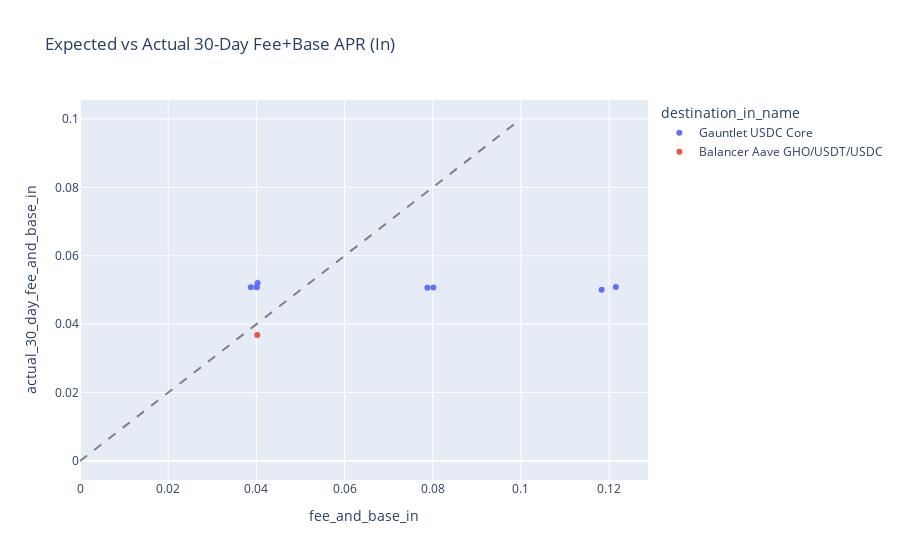
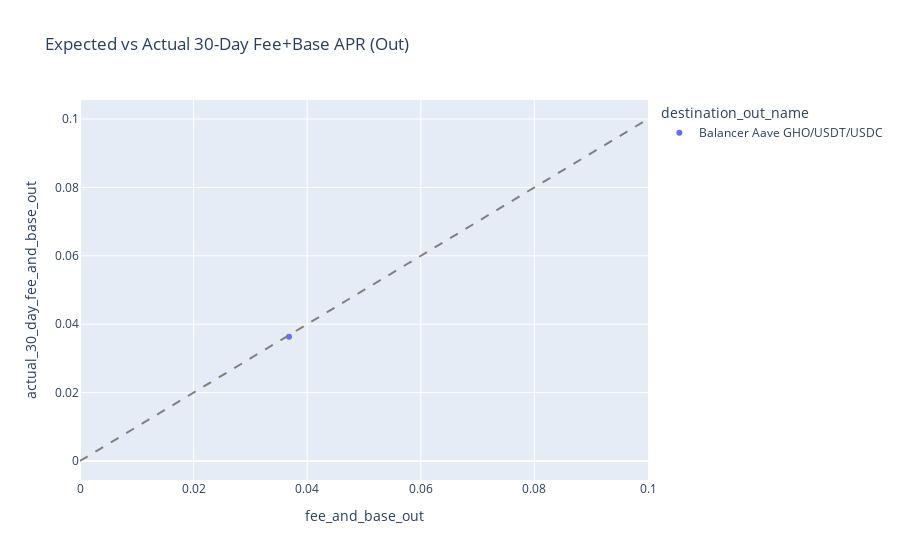
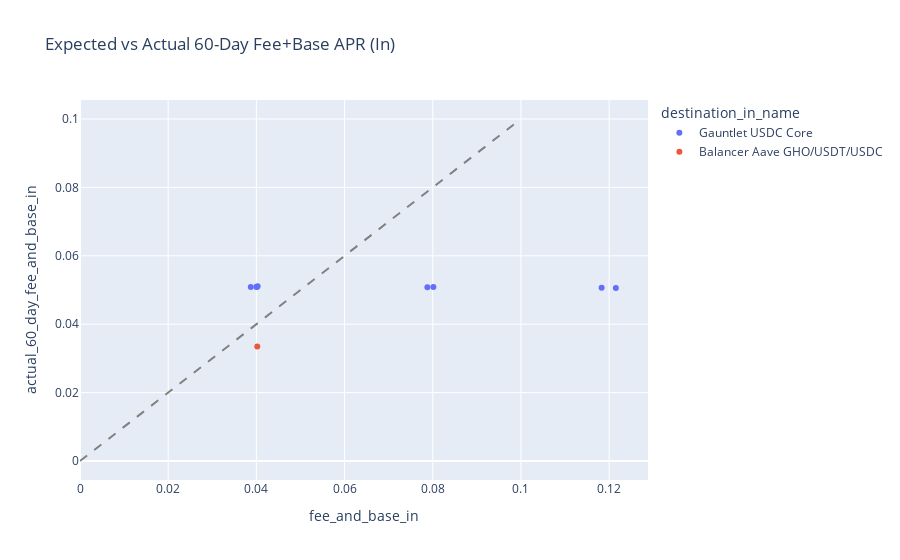
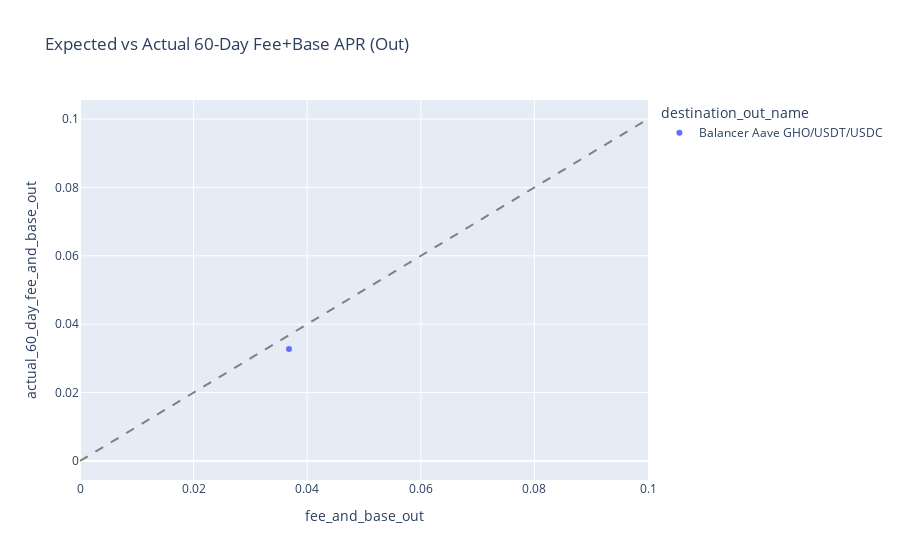

Here is the notebook cell these charts were saved with, in order:
### Code cell
# Create scatter plots for both 30-day and 60-day comparisons
for period in ["30_day", "60_day"]:
    # Plot for "in" destinations
    fig_in = px.scatter(
        df,
        x=f"fee_and_base_in",
        y=f"actual_{period}_fee_and_base_in",
        color="destination_in_name",
        title=f"Expected vs Actual {period.replace('_', '-').title()} Fee+Base APR (In)",
    )
    fig_in.add_trace(
        px.line(x=[0, 0.1], y=[0, 0.1]).data[0].update(line=dict(dash="dash", color="gray"), showlegend=False)
    )
    fig_in.show()

    # Plot for "out" destinations (only if fee_and_base_out exists)
    df_with_out = df.dropna(subset=["fee_and_base_out"])
    if len(df_with_out) > 0:
        fig_out = px.scatter(
            df_with_out,
            x=f"fee_and_base_out",
            y=f"actual_{period}_fee_and_base_out",
            color="destination_out_name",
            title=f"Expected vs Actual {period.replace('_', '-').title()} Fee+Base APR (Out)",
        )
        fig_out.add_trace(
            px.line(x=[0, 0.1], y=[0, 0.1]).data[0].update(line=dict(dash="dash", color="gray"), showlegend=False)
        )
        fig_out.show()

### Figure 1 — Plotly figure (JSON) as saved in the notebook; plotly's stock layout.template omitted (floating-point values rounded to 4 significant figures)
{"data": [{"hovertemplate": "destination_in_name=Gauntlet USDC Core<br>fee_and_base_in=%{x}<br>actual_30_day_fee_and_base_in=%{y}<extra></extra>", "legendgroup": "Gauntlet USDC Core", "marker": {"color": "#636efa", "symbol": "circle"}, "mode": "markers", "name": "Gauntlet USDC Core", "orientation": "v", "showlegend": true, "type": "scatter", "x": [0.1183, 0.07878, 0.08014, 0.04007, 0.04007, 0.03874, 0.1215, 0.04028], "xaxis": "x", "y": [0.0501, 0.05065, 0.0507, 0.0508, 0.05087, 0.0508, 0.05087, 0.05203], "yaxis": "y"}, {"hovertemplate": "destination_in_name=Balancer Aave GHO/USDT/USDC<br>fee_and_base_in=%{x}<br>actual_30_day_fee_and_base_in=%{y}<extra></extra>", "legendgroup": "Balancer Aave GHO/USDT/USDC", "marker": {"color": "#EF553B", "symbol": "circle"}, "mode": "markers", "name": "Balancer Aave GHO/USDT/USDC", "orientation": "v", "showlegend": true, "type": "scatter", "x": [0.0402], "xaxis": "x", "y": [0.03681], "yaxis": "y"}, {"hovertemplate": "x=%{x}<br>y=%{y}<extra></extra>", "legendgroup": "", "line": {"color": "gray", "dash": "dash"}, "marker": {"symbol": "circle"}, "mode": "lines", "name": "", "orientation": "v", "showlegend": false, "type": "scatter", "x": [0, 0.1], "xaxis": "x", "y": [0, 0.1], "yaxis": "y"}], "layout": {"legend": {"title": {"text": "destination_in_name"}, "tracegroupgap": 0}, "title": {"text": "Expected vs Actual 30-Day Fee+Base APR (In)"}, "xaxis": {"anchor": "y", "domain": [0, 1], "title": {"text": "fee_and_base_in"}}, "yaxis": {"anchor": "x", "domain": [0, 1], "title": {"text": "actual_30_day_fee_and_base_in"}}}}

### Figure 2 — Plotly figure (JSON) as saved in the notebook; plotly's stock layout.template omitted (floating-point values rounded to 4 significant figures)
{"data": [{"hovertemplate": "destination_out_name=Balancer Aave GHO/USDT/USDC<br>fee_and_base_out=%{x}<br>actual_30_day_fee_and_base_out=%{y}<extra></extra>", "legendgroup": "Balancer Aave GHO/USDT/USDC", "marker": {"color": "#636efa", "symbol": "circle"}, "mode": "markers", "name": "Balancer Aave GHO/USDT/USDC", "orientation": "v", "showlegend": true, "type": "scatter", "x": [0.03679], "xaxis": "x", "y": [0.0363], "yaxis": "y"}, {"hovertemplate": "x=%{x}<br>y=%{y}<extra></extra>", "legendgroup": "", "line": {"color": "gray", "dash": "dash"}, "marker": {"symbol": "circle"}, "mode": "lines", "name": "", "orientation": "v", "showlegend": false, "type": "scatter", "x": [0, 0.1], "xaxis": "x", "y": [0, 0.1], "yaxis": "y"}], "layout": {"legend": {"title": {"text": "destination_out_name"}, "tracegroupgap": 0}, "title": {"text": "Expected vs Actual 30-Day Fee+Base APR (Out)"}, "xaxis": {"anchor": "y", "domain": [0, 1], "title": {"text": "fee_and_base_out"}}, "yaxis": {"anchor": "x", "domain": [0, 1], "title": {"text": "actual_30_day_fee_and_base_out"}}}}

### Figure 3 — Plotly figure (JSON) as saved in the notebook; plotly's stock layout.template omitted (floating-point values rounded to 4 significant figures)
{"data": [{"hovertemplate": "destination_in_name=Gauntlet USDC Core<br>fee_and_base_in=%{x}<br>actual_60_day_fee_and_base_in=%{y}<extra></extra>", "legendgroup": "Gauntlet USDC Core", "marker": {"color": "#636efa", "symbol": "circle"}, "mode": "markers", "name": "Gauntlet USDC Core", "orientation": "v", "showlegend": true, "type": "scatter", "x": [0.1183, 0.07878, 0.08014, 0.04007, 0.04007, 0.03874, 0.1215, 0.04028], "xaxis": "x", "y": [0.05066, 0.05079, 0.05085, 0.05089, 0.05092, 0.05088, 0.05061, 0.05108], "yaxis": "y"}, {"hovertemplate": "destination_in_name=Balancer Aave GHO/USDT/USDC<br>fee_and_base_in=%{x}<br>actual_60_day_fee_and_base_in=%{y}<extra></extra>", "legendgroup": "Balancer Aave GHO/USDT/USDC", "marker": {"color": "#EF553B", "symbol": "circle"}, "mode": "markers", "name": "Balancer Aave GHO/USDT/USDC", "orientation": "v", "showlegend": true, "type": "scatter", "x": [0.0402], "xaxis": "x", "y": [0.03345], "yaxis": "y"}, {"hovertemplate": "x=%{x}<br>y=%{y}<extra></extra>", "legendgroup": "", "line": {"color": "gray", "dash": "dash"}, "marker": {"symbol": "circle"}, "mode": "lines", "name": "", "orientation": "v", "showlegend": false, "type": "scatter", "x": [0, 0.1], "xaxis": "x", "y": [0, 0.1], "yaxis": "y"}], "layout": {"legend": {"title": {"text": "destination_in_name"}, "tracegroupgap": 0}, "title": {"text": "Expected vs Actual 60-Day Fee+Base APR (In)"}, "xaxis": {"anchor": "y", "domain": [0, 1], "title": {"text": "fee_and_base_in"}}, "yaxis": {"anchor": "x", "domain": [0, 1], "title": {"text": "actual_60_day_fee_and_base_in"}}}}

### Figure 4 — Plotly figure (JSON) as saved in the notebook; plotly's stock layout.template omitted (floating-point values rounded to 4 significant figures)
{"data": [{"hovertemplate": "destination_out_name=Balancer Aave GHO/USDT/USDC<br>fee_and_base_out=%{x}<br>actual_60_day_fee_and_base_out=%{y}<extra></extra>", "legendgroup": "Balancer Aave GHO/USDT/USDC", "marker": {"color": "#636efa", "symbol": "circle"}, "mode": "markers", "name": "Balancer Aave GHO/USDT/USDC", "orientation": "v", "showlegend": true, "type": "scatter", "x": [0.03679], "xaxis": "x", "y": [0.03272], "yaxis": "y"}, {"hovertemplate": "x=%{x}<br>y=%{y}<extra></extra>", "legendgroup": "", "line": {"color": "gray", "dash": "dash"}, "marker": {"symbol": "circle"}, "mode": "lines", "name": "", "orientation": "v", "showlegend": false, "type": "scatter", "x": [0, 0.1], "xaxis": "x", "y": [0, 0.1], "yaxis": "y"}], "layout": {"legend": {"title": {"text": "destination_out_name"}, "tracegroupgap": 0}, "title": {"text": "Expected vs Actual 60-Day Fee+Base APR (Out)"}, "xaxis": {"anchor": "y", "domain": [0, 1], "title": {"text": "fee_and_base_out"}}, "yaxis": {"anchor": "x", "domain": [0, 1], "title": {"text": "actual_60_day_fee_and_base_out"}}}}
